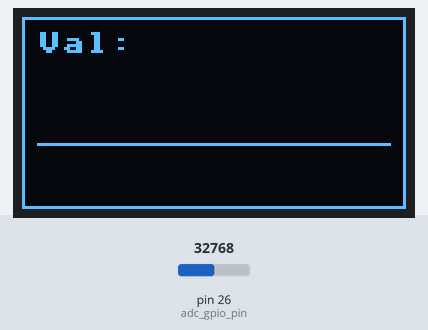
The program below on a simulated MicroPython board. Shown: 128×64 one-colour display. The test bench sets the inputs (shaded band); at power-on: pin 26 (adc_gpio_pin) = 32768 (analog values on the 0–65535 scale). Library files of the repository ran but are not shown: ssd1306.py.

Above: at 1.2 s.
1.3 s: pin 26 (adc_gpio_pin) set to 45874
At 2.4 s:
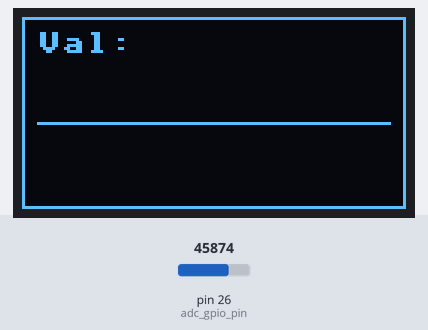
2.9 s: pin 26 (adc_gpio_pin) set to 57670
At 4.2 s:
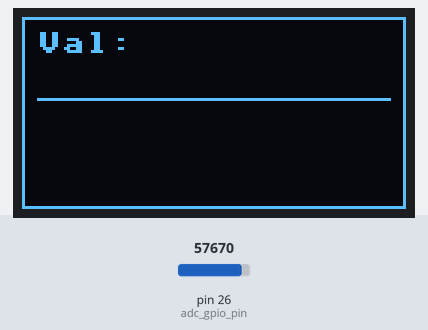
4.5 s: pin 26 (adc_gpio_pin) set to 65535
At 4.9 s:
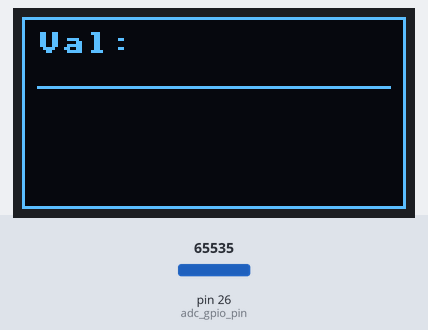
Timing chart, 0 to 7.5 s (numbered marks = the images above; inputs shaded):
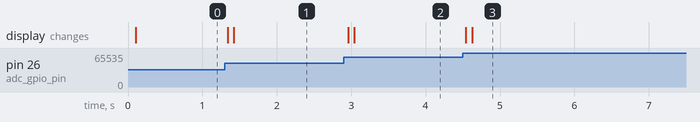

The program:

main.py
```python
from machine import ADC, Pin, I2C  # type: ignore

import asyncio

from ssd1306_official import ssd1306


class HardwareInformation:
    adc_gpio_pin = 26
    display_i2c_peripherial_id = 1  # 0
    display_sda_gpio_pin = 2  # 16
    display_scl_gpio_pin = 3  # 17
    display_width = 128
    display_height = 64


class PlotInformation:
    def __init__(self, hardware_information: HardwareInformation) -> None:
        self.left_start = 5
        self.bottom_line = 62
        self.pixels_top = 40
        self.pixels_per_screen = (
            hardware_information.display_width - 2 * self.left_start
        )


class ADCMonitor:
    def __init__(
        self,
        hardware_information: HardwareInformation = HardwareInformation(),
        adc_delay: float = 0.0001,
        frame_delay: float = 0.05,
    ):
        self.hardware_information = hardware_information

        self.adc_delay = adc_delay
        self.frame_delay = frame_delay

        self.adc = ADC(Pin(hardware_information.adc_gpio_pin))
        self.adc_value = 0

        self.frame_raw_values = []
        self.frame_read_event = asyncio.Event()

        self.display = self.display_setup(hardware_information=hardware_information)

        self.display_init(self.display)
        self.draw_init()

    def display_setup(
        self, hardware_information: HardwareInformation
    ) -> ssd1306.SSD1306_I2C:
        i2c = I2C(
            hardware_information.display_i2c_peripherial_id,
            sda=Pin(hardware_information.display_sda_gpio_pin),
            scl=Pin(hardware_information.display_scl_gpio_pin),
            freq=400_000,
        )
        display = ssd1306.SSD1306_I2C(
            hardware_information.display_width, hardware_information.display_height, i2c
        )

        return display

    def display_init(self, display):
        display.contrast(255)
        display.invert(0)

    def set_adc_value(self, adc_value: float):
        self.adc_value = adc_value

    def get_adc_value(self):
        return self.adc_value

    def draw_init(self):
        self.display.text("Val:", 5, 5, 1)
        self.display.rect(0, 0, 128, 64, 1)
        self.display.show()

    async def read_adc_values_for_frame(
        self, number_of_samples: int, sample_value_reader
    ):
        raw_adc_values = []
        for _ in range(number_of_samples):
            raw_adc_values.append(sample_value_reader())
            await asyncio.sleep(self.adc_delay)

        return raw_adc_values

    def clear_plot_area(self, frame_buffer, plot_information: PlotInformation):
        frame_buffer.fill_rect(
            plot_information.left_start,
            plot_information.bottom_line - (plot_information.pixels_top + 1),
            plot_information.pixels_per_screen,
            plot_information.pixels_top + 1,
            0,
        )

    def prepare_frame_buffer_pixels(
        self, plot_information: PlotInformation, raw_values
    ):
        def to_pixels(value):
            return int(value * plot_information.pixels_top / 65536)

        frame_buffer_pixels = []

        for position, value in enumerate(raw_values):
            value_in_pixels = to_pixels(value)
            left = plot_information.left_start + position
            frame_buffer_pixels.append(
                (left, plot_information.bottom_line - value_in_pixels, 1)
            )

        return frame_buffer_pixels

    def draw_points_on_screen(
        self, frame_buffer: ssd1306.SSD1306_I2C, frame_buffer_points
    ):
        for x, y, color in frame_buffer_points:
            frame_buffer.pixel(x, y, color)

        frame_buffer.show()

    async def read_and_draw_screen(
        self, frame_buffer, plot_information: PlotInformation, sample_value_reader
    ):

        raw_values = await self.read_adc_values_for_frame(
            number_of_samples=plot_information.pixels_per_screen,
            sample_value_reader=sample_value_reader,
        )

        await self.draw_screen(
            frame_buffer=frame_buffer,
            plot_information=plot_information,
            raw_values=raw_values,
        )

    async def draw_screen(
        self, frame_buffer, plot_information: PlotInformation, raw_values
    ):
        frame_buffer_points = self.prepare_frame_buffer_pixels(
            plot_information=plot_information, raw_values=raw_values
        )

        self.clear_plot_area(
            frame_buffer=frame_buffer,
            plot_information=plot_information,
        )

        self.draw_points_on_screen(
            frame_buffer=frame_buffer, frame_buffer_points=frame_buffer_points
        )

    async def single_screen_loop(self, frame_buffer, plot_information: PlotInformation):
        await self.read_and_draw_screen(
            frame_buffer=frame_buffer,
            plot_information=plot_information,
            sample_value_reader=self.adc.read_u16,
        )

    async def main_data_loop(self):

        plot_information = PlotInformation(self.hardware_information)

        asyncio.create_task(self.draw_screen_loop())

        while True:
            self.frame_raw_values = await self.read_adc_values_for_frame(
                number_of_samples=plot_information.pixels_per_screen,
                sample_value_reader=self.adc.read_u16,
            )
            self.frame_read_event.set()

    async def draw_screen_loop(self):
        plot_information = PlotInformation(self.hardware_information)
        frame_buffer = self.display
        while True:
            await self.frame_read_event.wait()
            await self.draw_screen(
                frame_buffer=frame_buffer,
                plot_information=plot_information,
                raw_values=self.frame_raw_values,
            )
            self.frame_read_event.clear()
            await asyncio.sleep(self.frame_delay)


if __name__ == "__main__":
    adcm = ADCMonitor()
    asyncio.run(adcm.main_data_loop())  #  type: ignore
```

Measured:
- after the input at 1.3 s, the display: first changes at once (image 1 shows a later state)
- after the input at 2.9 s, the display: first changes after 0.06 s (image 2 shows a later state)
- after the input at 4.5 s, the display: first changes at once (image 3 shows a later state)
